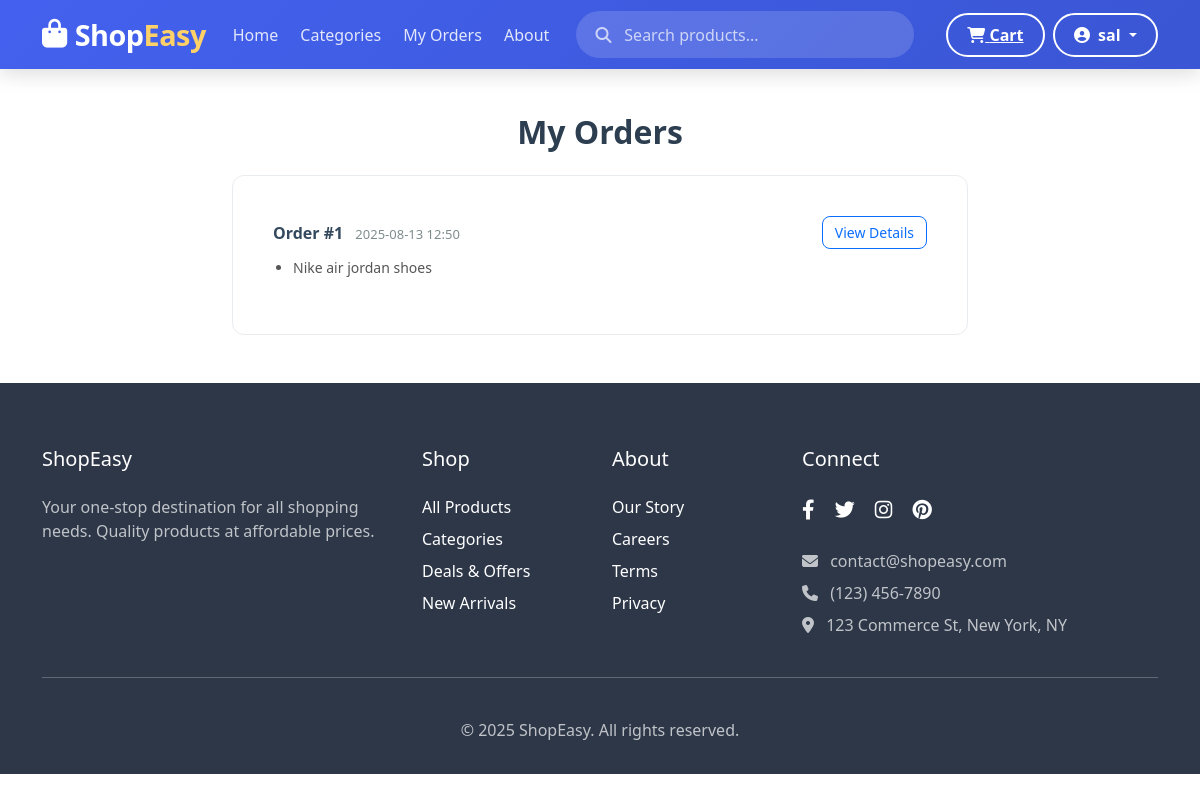
/orders/ (signed in), run on an earlier commit of the app's database.
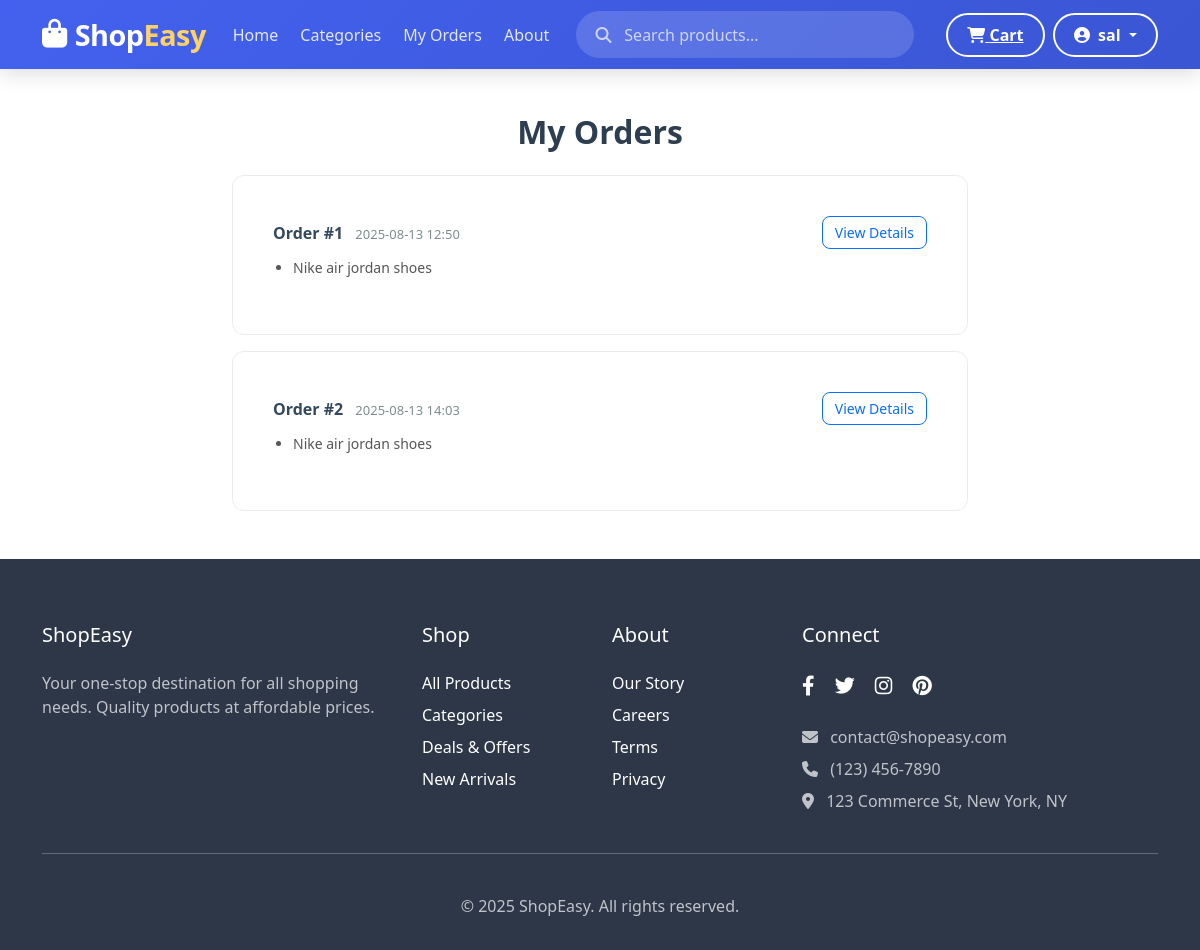
And on a later commit of the database.
### ecommerce/models.py (models this page shows, shortened)
class Order(models.Model):
    order_id = models.AutoField(primary_key=True)
    booking_reference = models.CharField(max_length=100, unique=True)
    amount = models.DecimalField(max_digits=10, decimal_places=2)
    status = models.CharField(max_length=50, choices=[
        ('pending', 'Pending'),
        ('confirmed', 'Confirmed'),
        ('cancelled', 'Cancelled'),
        ('completed', 'Completed')
    ], default='pending')
    payment_status = models.CharField(max_length=50, choices=[
        ('unpaid', 'Unpaid'),
        ('paid', 'Paid'),
        ('refunded', 'Refunded')
    ], default='unpaid')
    start_date = models.DateField()
    end_date = models.DateField()
    created_at = models.DateTimeField(auto_now_add=True)
    customer = models.ForeignKey(
        Customer,
        to_field='customer_id',
        on_delete=models.CASCADE,
        db_column='customer_id'
    )
    products = models.ManyToManyField(Product, related_name='orders')

class Product(models.Model):
    product_id = models.AutoField(primary_key=True)
    name = models.CharField(max_length=100)
    description = models.TextField()
    price = models.DecimalField(max_digits=10, decimal_places=2)
    image = models.ImageField(upload_to='products/', null=True, blank=True)
    stock = models.IntegerField(default=0)
    is_available = models.BooleanField(default=True)
    rating = models.FloatField(default=0)
    available_from = models.DateField(null=True, blank=True)
    available_to = models.DateField(null=True, blank=True)
    created_at = models.DateTimeField(auto_now_add=True)
    category = models.ForeignKey(
        Category,
        to_field='category_id',
        on_delete=models.CASCADE,
        db_column='category_id',
        related_name='products'
    )

### ecommerce/views.py (the view)
# urls.py: path('orders/', OrderListView.as_view(), name='orders'),
class OrderListView(LoginRequiredMixin, ListView):
    model = Order
    template_name = 'ecommerce/orders.html'
    context_object_name = 'orders'
    login_url = 'login'
    def get_queryset(self):
        user = self.request.user
        if user.is_staff:
            return Order.objects.all()
        return Order.objects.filter(customer=user)

### ecommerce/templates/ecommerce/orders.html (shortened to what this page needs)
{% extends 'ecommerce/base.html' %} {% block title %}My Orders{% endblock %} {% block content %}
<div class="container py-5">
  <h2 class="mb-4 text-center">My Orders</h2>
  <div class="row justify-content-center">
    <div class="col-lg-8">
      {% if orders %}
      <div class="d-flex flex-column gap-3">
        {% for order in orders %}
        <div class="order-card">
          <div class="d-flex justify-content-between align-items-center">
            <div>
              <span class="order-header">Order #{{ order.order_id }}</span>
              <span class="order-date ms-2"
                >{{ order.created_at|date:"Y-m-d H:i" }}</span
              >
            </div>
            <a
              href="{% url 'order_detail' order.order_id %}"
              class="btn btn-outline-primary btn-view"
            >
              View Details
            </a>
          </div>
          <ul class="product-list">
            {% for product in order.products.all %}
            <li>{{ product.name }}</li>
            {% endfor %}
          </ul>
        </div>
        {% endfor %}
      </div>
      {% else %}
      <p class="text-center no-orders">No orders found.</p>
      {% endif %}
    </div>
  </div>
</div>
{% endblock %}

What changed in the data, as far as the page shows it:
added Order: order_id "2", created_at "2025-08-13 14:03", Product (name "Nike air jordan shoes")
